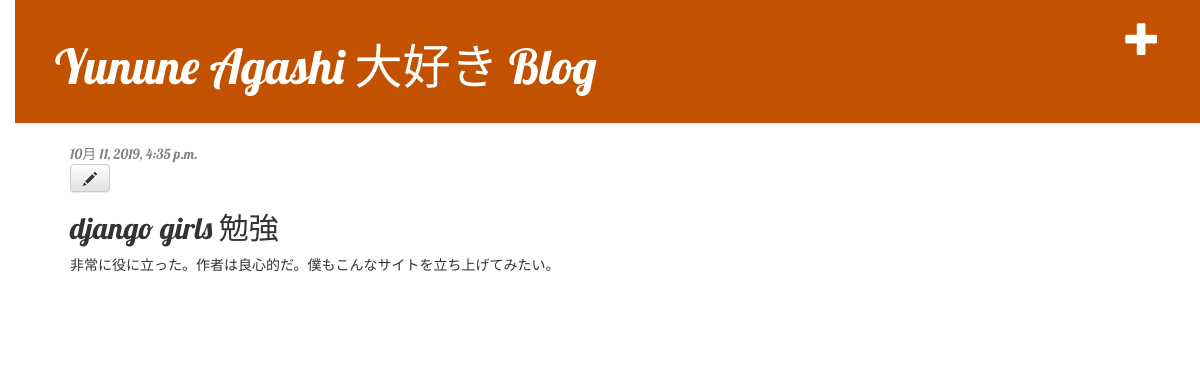
The app's page /post/1/ (signed in) with its own data.
### blog/models.py (models this page shows, shortened)
class Post(models.Model):
    author = models.ForeignKey(settings.AUTH_USER_MODEL, on_delete=models.CASCADE)
    title = models.CharField(max_length=200)
    text = models.TextField()
    created_date = models.DateTimeField(default=timezone.now)
    published_date = models.DateTimeField(blank=True, null=True)

### blog/views.py (the view)
# urls.py: path('post/<int:pk>/', views.post_detail, name='post_detail'),
def post_detail(request, pk):
    post = get_object_or_404(Post, pk=pk)
    return render(request, 'blog/post_detail.html', {'post': post})

### blog/templates/blog/post_detail.html
{% extends 'blog/base.html' %}
{% block content %}
    <div class="post">
        {% if post.published_date %}
            <div class="date">
                {{ post.published_date }}
            </div>
        {% endif %}
        {% if user.is_authenticated %}
             <a class="btn btn-default" href="{% url 'post_edit' pk=post.pk %}"><span class="glyphicon glyphicon-pencil"></span></a>
        {% endif %}
        <h2>{{ post.title }}</h2>
        <p>{{ post.text|linebreaksbr }}</p>
    </div>
{% endblock %}

### blog/static/css/blog.css (style rules this page uses)
body { padding-left: 15px; font-family: 'Lobster'; }
h1, h2, h3, h4 { font-family: 'Lobster', cursive; }
.date { color: #828282; }
.post { margin-bottom: 70px; }

### records on screen
Post: published_date "10月 11, 2019, 4:35 p.m.", title "django girls 勉強", text "非常に役に立った。作者は良心的だ。僕もこんなサイトを立ち上げてみたい。"
